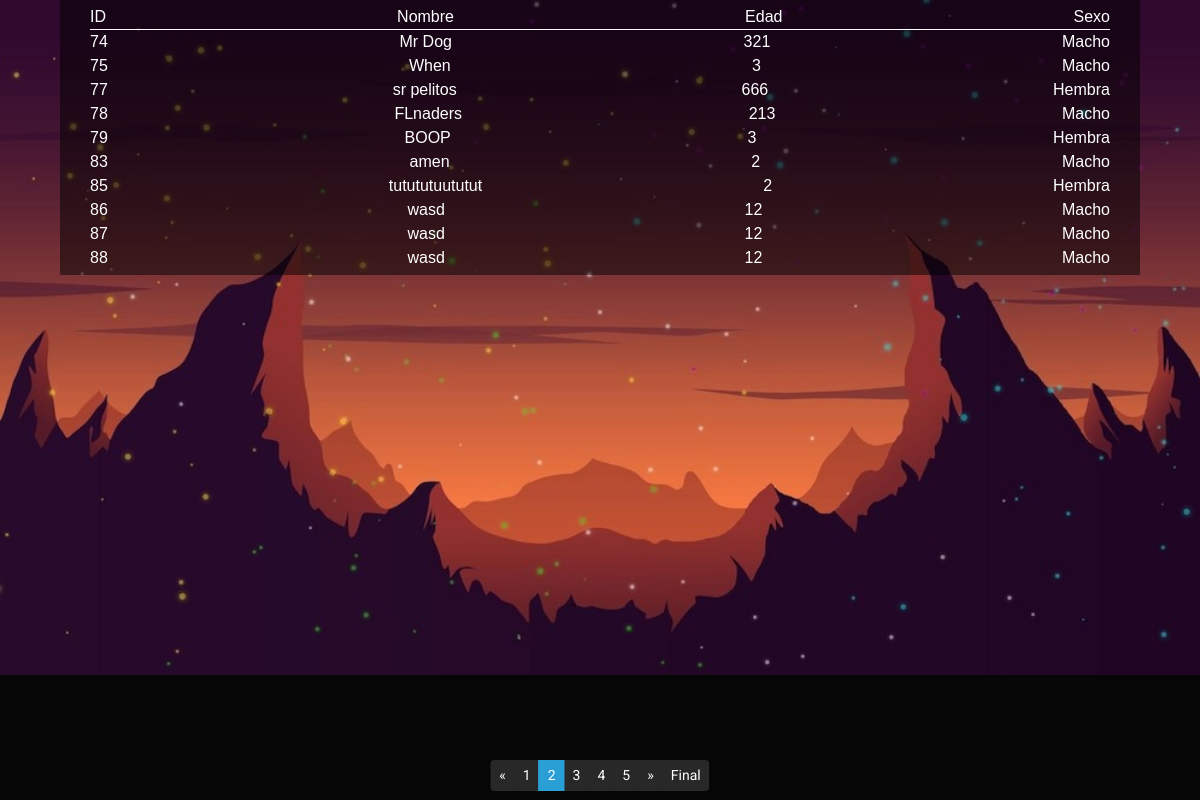
Page /paginador.php?pag=2 on the committed database.
### tables this page shows
CREATE TABLE `mascotas` (
  `id` int(8) NOT NULL,
  `nombre` varchar(25) NOT NULL,
  `edad` int(3) NOT NULL,
  `vacunado` enum('Si','No') NOT NULL,
  `sexo` enum('Macho','Hembra') NOT NULL,
  `animal` enum('Gato','Perro') NOT NULL,
  `tamano` varchar(20) NOT NULL,
  `esterlizado` enum('Si','No') NOT NULL,
  `peso` float NOT NULL,
  `desparasitado` enum('Si','No') NOT NULL,
  `nivel_de_actividad` varchar(250) NOT NULL,
  `necesidades` varchar(450) NOT NULL,
  `requisitos` varchar(450) NOT NULL,
  `historia` varchar(450) NOT NULL,
  `especificaciones` varchar(450) NOT NULL,
  `fecha_alta` datetime DEFAULT NULL
);

### paginador.php (called while the page is built)
<?php
    require_once "models/paginador.php";
    require_once "views/paginador.php";
?>

### models/paginador.php (called while the page is built, shortened)
<?php
    require "config.php";
    $query = "SELECT * FROM mascotas";
    $result =   mysqli_query($con,$query);
    $cant_filas = mysqli_num_rows($result);
    $pagActual = (isset($_GET["pag"]))? intval($_GET["pag"]): 1;
    $query .= " LIMIT " . cant_reg * ($pagActual - 1).",". cant_reg;
    $result2 = mysqli_query($con, $query);
    $mascotas = mysqli_fetch_all($result2,MYSQLI_ASSOC);
    $cant_pags = ceil($cant_filas/cant_reg);
    $comienzo = ($pagActual - pestañas) <= 0? 1: $pagActual - pestañas;
    $final = ($pagActual + pestañas) > $cant_pags? $cant_pags: $pagActual + pestañas;
?>

### views/paginador.php (the view, shortened to what this page needs)
<!DOCTYPE html>
<html lang="en">
<head>
    <link href="css/bootstrap.min.css" rel="stylesheet">
    <link href="css/estilos.css" rel="stylesheet">
</head>
<body>
    <div class="conteiner-principal" id="conteiner-principal">
        <div class="fila-principal">
            <div class="columna">ID</div>
            <div class="columna">Nombre</div>
            <div class="columna">Edad</div>
            <div class="columna">Sexo</div>
        </div>
        <?php foreach ($mascotas as $mascota) { ?>
            <div class="fila-secundaria">
                <div class="columna"><?php echo $mascota["id"] ?></div>
                <div class="columna"><?php echo $mascota["nombre"] ?></div>
                <div class="columna"><?php echo $mascota["edad"] ?></div>
                <div class="columna"><?php echo $mascota["sexo"] ?></div>
            </div>
        <?php } ?>
    </div>
    <div class="paginador">
        <ul class="pagination pagination-sm" id="paginador">
            <li class="page-item <?php if($pagActual == 1){?>disabled<?php }?>">
                <a class="page-link" href="?pag=<?php echo $pagActual - 1 ?>">&laquo;</a>
            </li>
            <?php for ($i = $comienzo; $i <= $final; $i++) { ?>
                <li class="page-item <?php echo ($i == $pagActual ? "active" : ""); ?>">
                    <a class="page-link" href="?pag=<?php echo $i ?>"><?php echo $i ?></a>
                </li>
            <?php } ?>
            <li class="page-item <?php if($pagActual == $cant_pags){?>disabled<?php }?>">
                <a class="page-link" href="?pag=<?php echo $pagActual + 1 ?>">&raquo;</a>
            </li>
            <?php if (($pagActual + pestañas) < $cant_pags) { ?>
                <li class="page-item">
                    <a class="page-link" href="?pag=<?php echo $cant_pags ?>">Final</a>
                </li>
            <?php } ?>
        </ul>
    </div>
</body>
</html>

### css/estilos.css (style rules this page uses)
body { background-image: url(../img/fondo.jpg); background-size: cover; background-repeat: no-repeat; }
.conteiner-principal { background-color: #00000081; margin: 0px 5vw 20px 5vw; padding: 5px 2.5vw 5px; }
.fila-principal { display: flex; flex-direction: row; justify-content: space-between; border-bottom: .5px solid #ffffff; }
.fila-secundaria { display: flex; flex-direction: row; justify-content: space-between; }
.columna { color: #ffffff; font-family: Arial, Helvetica, sans-serif; }
.paginador { position: fixed; transform: translate(-50%,0%); left: 50%; top: 95vh; }

### rows in the picture
mascotas: id "74", nombre "Mr Dog", edad "321", sexo "Macho"
mascotas: id "75", nombre "When", edad "3", sexo "Macho"
mascotas: id "77", nombre "sr pelitos", edad "666", sexo "Hembra"
mascotas: id "78", nombre "FLnaders", edad "213", sexo "Macho"
mascotas: id "79", nombre "BOOP", edad "3", sexo "Hembra"
mascotas: id "83", nombre "amen", edad "2", sexo "Macho"
mascotas: id "85", nombre "tutututuututut", edad "2", sexo "Hembra"
mascotas: id "86", nombre "wasd", edad "12", sexo "Macho"
mascotas: id "87", nombre "wasd", edad "12", sexo "Macho"
mascotas: id "88", nombre "wasd", edad "12", sexo "Macho"
